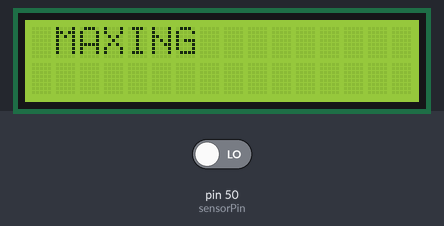
The sketch below on a simulated Arduino Mega 2560, built with avr-gcc and run on an emulated ATmega2560. On the bench: 16×2 character LCD. Inputs (shaded band) come from the test bench; at power-on: pin 50 (sensorPin) LOW. What the sketch prints to the serial monitor is not drawn.

Above: at 0.1 s.
At 0.8 s:
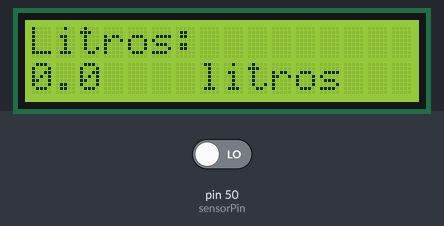

The sketch:

caudalimetro_con_pinchangeinterrupt.ino
```cpp
#include <PinChangeInterrupt.h>
#include <LiquidCrystal_I2C.h>
#include <Wire.h>

LiquidCrystal_I2C lcd(0x27, 16, 2);
volatile float waterFlow; // Cambiado a float
const int sensorPin = 50;


void setup() {
  lcd.init();
  lcd.backlight();
  lcd.setCursor(1, 0);
  lcd.print("MAXING");
  delay(600);
  lcd.clear();
  lcd.setCursor(0, 0);
  lcd.print("Litros: ");
  waterFlow = 0.0; // Cambiado a 0.0
  attachPinChangeInterrupt(digitalPinToPinChangeInterrupt(sensorPin), pulse, RISING);

  Serial.begin(9600);
}

void loop() {
  lcd.setCursor(0, 0);
  Serial.print("Litros: ");
  lcd.print("Litros: ");
  lcd.setCursor(0, 1);
  lcd.print(waterFlow, 1); // Mostrar solo un decimal
  Serial.println(waterFlow, 1);
  lcd.setCursor(7, 1);
  lcd.print("litros ");
  delay(200);
}

void pulse() {
  waterFlow += 1.0 / 450.0; // Incremento ajustado
}
```
